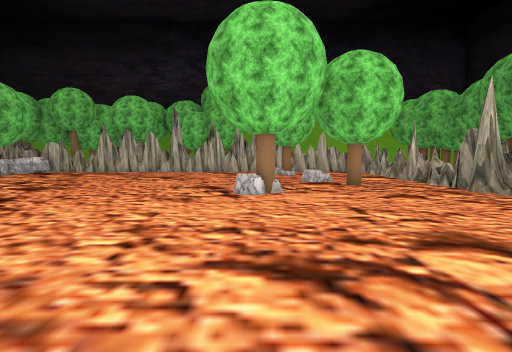
[1] (above)

13 first-person views from a walk through a scene from a Unity 3-D project. The camera is 1.4 m above the floor, tilts 4° down and sees 85° across. The floor is counted in squares, 2 m on a side. Each view is taken from the middle of a square. On the plan, view 1 faces up. The plan holds only what a view shows up to about 9 squares ahead; the rest is blank. The place goes on beyond the plan. Some trees and plants on the terrain are drawn as simple stand-ins. The player is left out. Some surface patterns are stand-ins.

[2]
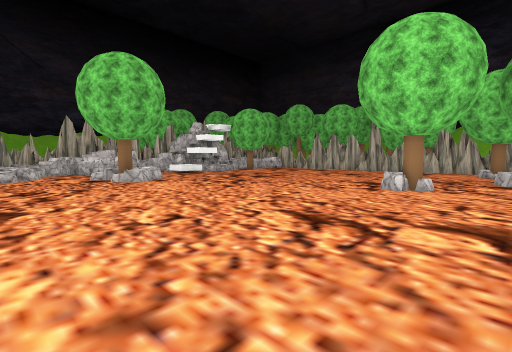

[3]
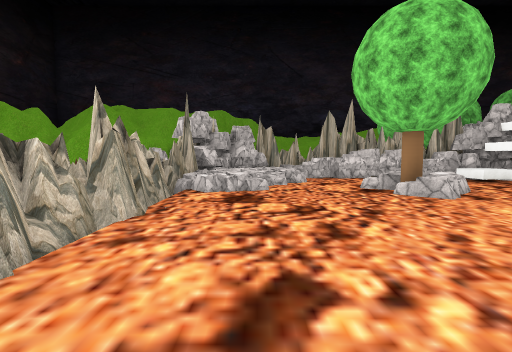

[4]
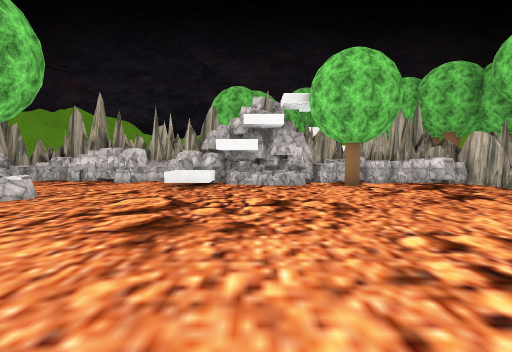

[5]
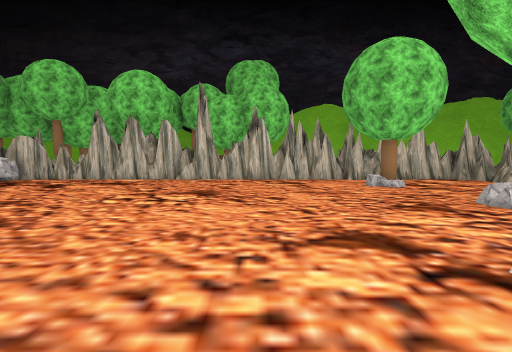

[6]
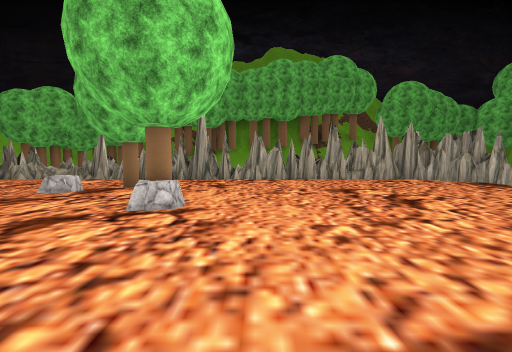

[7]
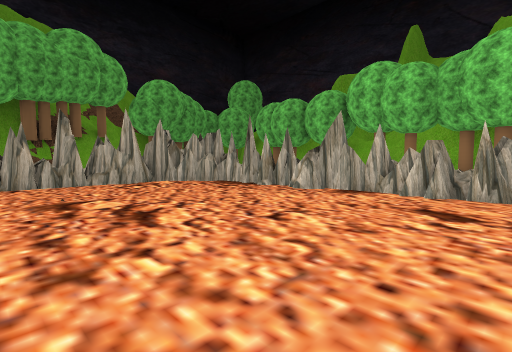

[8]
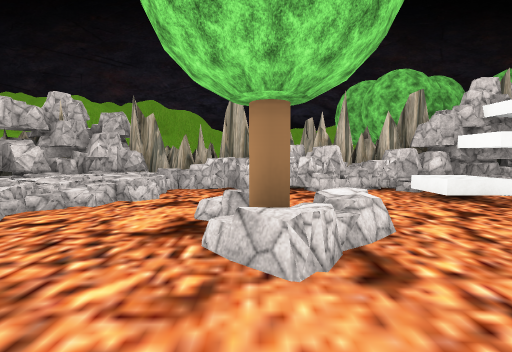

[9]
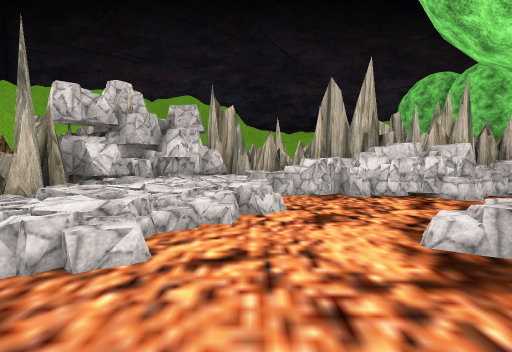

[10]
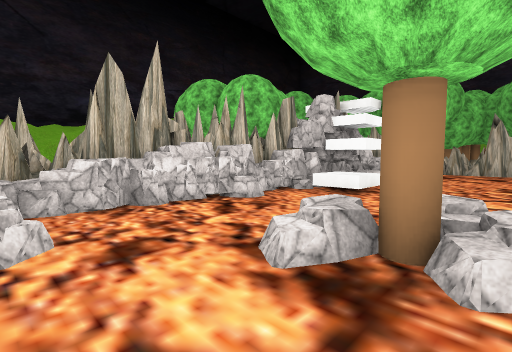

[11]
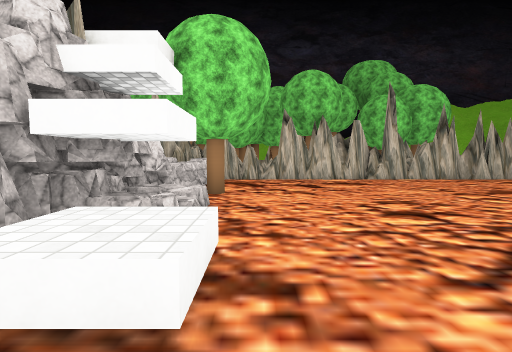

[12]
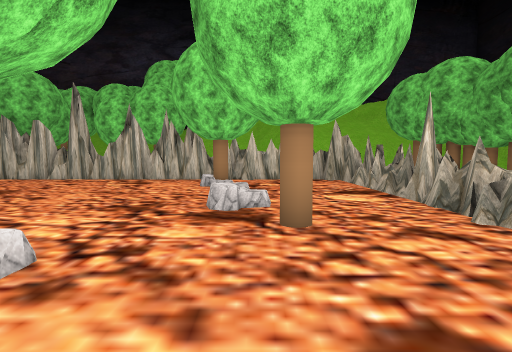

[13]
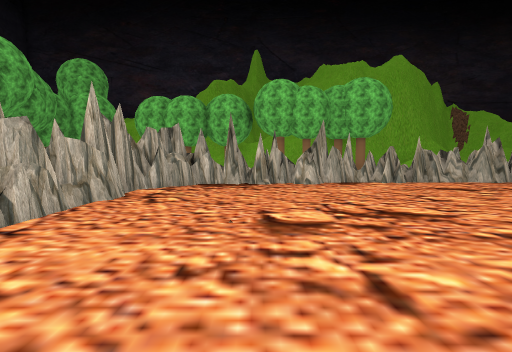

### Floor plan
Key: @ floor where view 1 was taken; # wall or solid block; . floor; = window, fence, low wall or low ledge; ^ raised ledge; T tree; R rock; O other object.
Columns run from 12 left of view 1 to 6 right of it. Each row starts with its distance up from view 1.
 13   #################
 12  ##R.............##
 11  #R..........T...#
 10  #RR.............=
  9   RT.............#
  8   RR..........R..#
  7   RR..........T..=#
  6   R^.............##
  5  #R^.......RT....#
  4 ##R..............#
  3 ##R..R...........#
  2 #RR.RTR..........#
  1 ##R..............#
  0 #R RR.......@....#
 -1   OORR...........#
 -2      O.......##.##
 -3   OOOR###########
 -4       ##

Where each view was taken, in squares from view 1:
view 1: 0 up, 0 right, facing up
view 2: 1 down, 2 right, facing up-left
view 3: 1 down, 1 left, facing left
view 4: 7 up, 2 left, facing left
view 5: 4 up, 2 left, facing up
view 6: 4 up, 4 left, facing right
view 7: 3 up, 3 left, facing down-right
view 8: 2 up, 4 left, facing left
view 9: 0 up, 5 left, facing left
view 10: 0 up, 6 left, facing up-left
view 11: 4 up, 8 left, facing up
view 12: 4 up, 2 right, facing up
view 13: 5 up, 2 right, facing down
